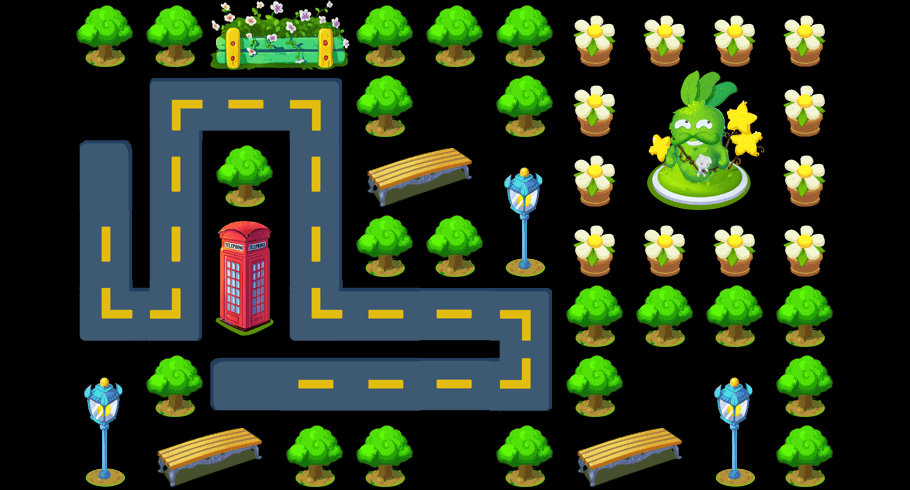

A level layout from a 2D game, rendered from its tile map. Below: a short description, then the map file with tile-grid data replaced by summaries:
An orthogonal 13x7 tile map with 70x70 px tiles, 2 tile layers (content, things) and 10 objects (way1_0, way1_1, way1_2, way1_3, way1_4, ...).

<map version="1.0" orientation="orthogonal" width="13" height="7" tilewidth="70" tileheight="70">
 <tileset firstgid="1" name="theme1Tiles" tilewidth="70" tileheight="70" spacing="2" margin="2">
  <image source="theme3Tiles.png" width="512" height="512" />
  <tile id="5">
   <properties>
    <property name="thingIdx" value="302" />
   </properties>
  </tile>
  <tile id="7">
   <properties>
    <property name="thingIdx" value="403" />
   </properties>
  </tile>
  <tile id="9">
   <properties>
    <property name="thingIdx" value="404" />
   </properties>
  </tile>
  <tile id="11">
   <properties>
    <property name="thingIdx" value="204" />
   </properties>
  </tile>
  <tile id="12">
   <properties>
    <property name="thingIdx" value="301" />
   </properties>
  </tile>
  <tile id="15">
   <properties>
    <property name="thingIdx" value="102" />
   </properties>
  </tile>
  <tile id="16">
   <properties>
    <property name="thingIdx" value="103" />
   </properties>
  </tile>
  <tile id="17">
   <properties>
    <property name="thingIdx" value="104" />
   </properties>
  </tile>
  <tile id="18">
   <properties>
    <property name="thingIdx" value="105" />
   </properties>
  </tile>
  <tile id="19">
   <properties>
    <property name="thingIdx" value="106" />
   </properties>
  </tile>
  <tile id="24">
   <properties>
    <property name="thingIdx" value="119" />
   </properties>
  </tile>
  <tile id="27">
   <properties>
    <property name="thingIdx" value="101" />
   </properties>
  </tile>
  <tile id="28">
   <properties>
    <property name="thingIdx" value="203" />
   </properties>
  </tile>
  <tile id="29">
   <properties>
    <property name="thingIdx" value="202" />
   </properties>
  </tile>
  <tile id="30">
   <properties>
    <property name="thingIdx" value="201" />
   </properties>
  </tile>
  <tile id="32">
   <properties>
    <property name="way" value="1" />
   </properties>
  </tile>
  <tile id="33">
   <properties>
    <property name="way" value="1" />
   </properties>
  </tile>
  <tile id="34">
   <properties>
    <property name="way" value="1" />
   </properties>
  </tile>
  <tile id="35">
   <properties>
    <property name="way" value="1" />
   </properties>
  </tile>
  <tile id="36">
   <properties>
    <property name="way" value="1" />
   </properties>
  </tile>
  <tile id="37">
   <properties>
    <property name="way" value="1" />
   </properties>
  </tile>
  <tile id="38">
   <properties>
    <property name="way" value="1" />
   </properties>
  </tile>
  <tile id="39">
   <properties>
    <property name="way" value="1" />
   </properties>
  </tile>
  <tile id="40">
   <properties>
    <property name="way" value="1" />
   </properties>
  </tile>
  <tile id="41">
   <properties>
    <property name="way" value="1" />
   </properties>
  </tile>
  <tile id="42">
   <properties>
    <property name="way" value="1" />
   </properties>
  </tile>
  <tile id="43">
   <properties>
    <property name="way" value="1" />
   </properties>
  </tile>
  <tile id="44">
   <properties>
    <property name="way" value="1" />
   </properties>
  </tile>
  <tile id="45">
   <properties>
    <property name="way" value="1" />
   </properties>
  </tile>
  <tile id="46">
   <properties>
    <property name="way" value="1" />
   </properties>
  </tile>
  <tile id="47">
   <properties>
    <property name="way" value="1" />
   </properties>
  </tile>
 </tileset>
 <layer name="content" width="13" height="7">
  <data>[91 cells, 20 non-empty, 8 distinct tile ids]</data>
 </layer>
 <layer name="things" width="13" height="7">
  <data>[91 cells, 53 non-empty, 14 distinct tile ids]</data>
 </layer>
 <objectgroup name="objs" width="13" height="7">
  <object name="way1_0" x="236" y="373" width="19" height="19" />
  <object name="way1_1" x="511" y="372" width="19" height="19" />
  <object name="way1_2" x="514" y="307" width="19" height="19" />
  <object name="way1_3" x="308" y="304" width="19" height="19" />
  <object name="way1_4" x="301" y="98" width="19" height="19" />
  <object name="way1_5" x="164" y="97" width="19" height="19" />
  <object name="way1_6" x="165" y="305" width="19" height="19" />
  <object name="way1_7" x="91" y="302" width="19" height="19" />
  <object name="way1_8" x="94" y="167" width="19" height="19" />
  <object name="hero" x="126" y="305" width="19" height="18" />
 </objectgroup>
</map>
